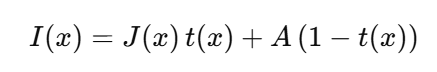
#> input picture images/RESIDE.png, 437 x 72 px
$ python -i syn_denoising.py   (imports and definitions only)
#> lines starting #> are read from the running program, lines starting #| are printed output that depends on the picture
import numpy as np
from PIL import Image
import cv2, io


def _srgb_to_linear(x):
    x = np.asarray(x, np.float32)
    a, thr = 0.055, 0.04045
    y = np.where(x <= thr, x/12.92, ((x + a)/(1 + a))**2.4)
    return np.clip(y, 0.0, 1.0)

def _linear_to_srgb(y):
    y = np.asarray(y, np.float32)
    a, thr = 0.055, 0.0031308
    x = np.where(y <= thr, y*12.92, (1 + a)*(y ** (1/2.4)) - a)
    return np.clip(x, 0.0, 1.0)

def _mosaic(rgb_lin, pattern="RGGB"):
    H, W, _ = rgb_lin.shape
    raw = np.zeros((H, W), np.float32)
    # 4 patterns
    if pattern == "RGGB":
        raw[0::2, 0::2] = rgb_lin[0::2, 0::2, 0]
        raw[0::2, 1::2] = rgb_lin[0::2, 1::2, 1]
        raw[1::2, 0::2] = rgb_lin[1::2, 0::2, 1]
        raw[1::2, 1::2] = rgb_lin[1::2, 1::2, 2]
    elif pattern == "BGGR":
        raw[0::2, 0::2] = rgb_lin[0::2, 0::2, 2]
        raw[0::2, 1::2] = rgb_lin[0::2, 1::2, 1]
        raw[1::2, 0::2] = rgb_lin[1::2, 0::2, 1]
        raw[1::2, 1::2] = rgb_lin[1::2, 1::2, 0]
    elif pattern == "GRBG":
        raw[0::2, 0::2] = rgb_lin[0::2, 0::2, 1]
        raw[0::2, 1::2] = rgb_lin[0::2, 1::2, 0]
        raw[1::2, 0::2] = rgb_lin[1::2, 0::2, 2]
        raw[1::2, 1::2] = rgb_lin[1::2, 1::2, 1]
    elif pattern == "GBRG":
        raw[0::2, 0::2] = rgb_lin[0::2, 0::2, 1]
        raw[0::2, 1::2] = rgb_lin[0::2, 1::2, 2]
        raw[1::2, 0::2] = rgb_lin[1::2, 0::2, 0]
        raw[1::2, 1::2] = rgb_lin[1::2, 1::2, 1]
    else:
        raise ValueError("Unknown Bayer pattern")
    return raw


_CV_CODES = {
    "RGGB": ["COLOR_BayerRG2BGR_EA", "COLOR_BayerRG2BGR_VNG", "COLOR_BayerRG2BGR"],
    "BGGR": ["COLOR_BayerBG2BGR_EA", "COLOR_BayerBG2BGR_VNG", "COLOR_BayerBG2BGR"],
    "GRBG": ["COLOR_BayerGR2BGR_EA", "COLOR_BayerGR2BGR_VNG", "COLOR_BayerGR2BGR"],
    "GBRG": ["COLOR_BayerGB2BGR_EA", "COLOR_BayerGB2BGR_VNG", "COLOR_BayerGB2BGR"],
}

def _demosaic_cv2(raw01, pattern):
    raw16 = np.clip(raw01 * 65535.0 + 0.5, 0, 65535).astype(np.uint16)
    code = None
    for name in _CV_CODES[pattern]:
        if hasattr(cv2, name):
            code = getattr(cv2, name)
            break
    if code is None:
        code = getattr(cv2, _CV_CODES[pattern][-1])
    bgr = cv2.cvtColor(raw16, code).astype(np.float32) / 65535.0
    rgb = bgr[..., ::-1]
    return np.clip(rgb, 0.0, 1.0)

def _fit_color_matrix(src_lin, dst_lin, sample_px=200000, eps=1e-6):
    H, W, _ = src_lin.shape
    N = H * W
    if N > sample_px:
        idx = np.random.default_rng().choice(N, sample_px, replace=False)
        X = src_lin.reshape(-1, 3)[idx]
        Y = dst_lin.reshape(-1, 3)[idx]
    else:
        X = src_lin.reshape(-1, 3)
        Y = dst_lin.reshape(-1, 3)

    M, _, _, _ = np.linalg.lstsq(X + eps, Y, rcond=None)  # (3x3)
    return M

def _apply_matrix(img_lin, M):
    H, W, _ = img_lin.shape
    out = img_lin.reshape(-1,3) @ M
    return np.clip(out.reshape(H,W,3), 0.0, 1.0)

def _choose_pattern_and_matrix(L_ref):
    patterns = ["RGGB", "BGGR", "GRBG", "GBRG"]
    best = None
    for p in patterns:
        raw = _mosaic(L_ref, p)
        rec = _demosaic_cv2(raw, p)
        M = _fit_color_matrix(rec, L_ref)
        rec_corr = _apply_matrix(rec, M)
        err = np.mean((rec_corr - L_ref)**2)
        if (best is None) or (err < best[2]):
            best = (p, M, err)
    return best  # (pattern, M, mse)

def synthesize_cbdnet_noise(input_path, output_path, seed=None, jpeg_prob=0.5):
#> called with input_path = '../images/RESIDE.png', output_path = 'out.png', jpeg_prob = 0.5
    rng = np.random.default_rng(None if seed is None else int(seed))

    img = Image.open(input_path).convert("RGB")
    srgb = np.asarray(img, np.float32) / 255.0
    L_ref = _srgb_to_linear(srgb)

    pattern, color_M, _ = _choose_pattern_and_matrix(L_ref)
#> the loop in _choose_pattern_and_matrix, `for p in patterns:` made 4 passes
#> pass 1, in _demosaic_cv2, `bgr = cv2.cvtColor(raw16, code).astype(np.float32) / 65535.0`:
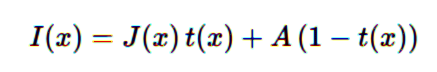
#> bgr: shape (72, 437, 3) float32; mean of channels 0, 1, 2 0.947, 0.948, 0.947; drawn as R, G, B
#> after the loop in _choose_pattern_and_matrix, `for p in patterns:`:
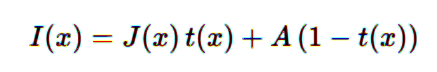
#> rec: shape (72, 437, 3) float32; mean R, G, B 0.948, 0.948, 0.946
#> pattern = 'GRBG'; color_M = [[0.0754, 0.0754, 0.0754], [0.858, 0.858, 0.858], [0.0671, 0.0671, 0.0671]]

    raw_clean = _mosaic(L_ref, pattern)
#> in _mosaic (call 5), `raw[0::2, 1::2] = rgb_lin[0::2, 1::2, 0]`:
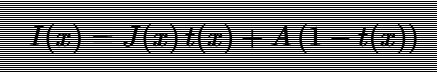
#> raw: shape (72, 437) float32; min 0, max 1, mean 0.474
#> in _mosaic (call 5), `raw[1::2, 0::2] = rgb_lin[1::2, 0::2, 2]`:
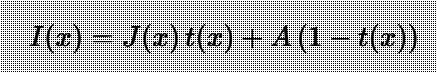
#> raw: shape (72, 437) float32; min 0, max 1, mean 0.711
    sigma_s = rng.uniform(0.0, 0.16)
    sigma_c = rng.uniform(0.0, 0.06)
    var_map = raw_clean * (sigma_s**2) + (sigma_c**2)
    noise = rng.normal(0.0, np.sqrt(var_map), size=raw_clean.shape).astype(np.float32)
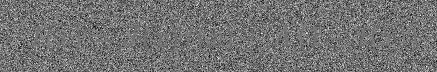
#> noise: shape (72, 437) float32; min -0.514, max 0.625, mean -0.000553; drawn with min black and max white
    raw_noisy = np.clip(raw_clean + noise, 0.0, 1.0)

    L_noisy = _demosaic_cv2(raw_noisy, pattern)
#> in _demosaic_cv2 (call 5), `bgr = cv2.cvtColor(raw16, code).astype(np.float32) / 65535.0`:
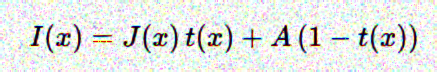
#> bgr: shape (72, 437, 3) float32; mean of channels 0, 1, 2 0.893, 0.903, 0.89; drawn as R, G, B
    L_noisy = _apply_matrix(L_noisy, color_M)

    y = _linear_to_srgb(L_noisy)
#> in _linear_to_srgb, `x = np.where(y <= thr, y*12.92, (1 + a)*(y ** (1/2.4)) - a)`:
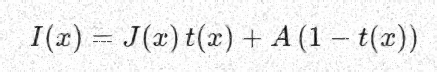
#> x: shape (72, 437, 3) float32; min 0, max 1, mean 0.943
    out = Image.fromarray((y*255.0 + 0.5).astype(np.uint8), "RGB")

    if rng.random() < jpeg_prob:
        Q = int(rng.integers(60, 101))
        buf = io.BytesIO()
        out.save(buf, format="JPEG", quality=Q, subsampling=0, optimize=True)
        buf.seek(0)
        out = Image.open(buf).convert("RGB")

    out.save(output_path)

>>> result = synthesize_cbdnet_noise('../images/RESIDE.png', 'out.png')

$ run again, on images/Reflection.png
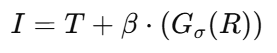
#> input picture images/Reflection.png, 277 x 53 px
#> the loop in _choose_pattern_and_matrix, `for p in patterns:` made 4 passes
#> err on passes 1 to 4: 0.0016, 0.0016, 0.00149, 0.00149
#> after the loop in _choose_pattern_and_matrix, `for p in patterns:`:
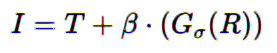
#> rec: shape (53, 277, 3) float32; mean R, G, B 0.927, 0.928, 0.927
#> pattern = 'GRBG'; color_M = [[0.0507, 0.0507, 0.0507], [0.895, 0.895, 0.895], [0.0556, 0.0556, 0.0556]]
#> in _linear_to_srgb, `x = np.where(y <= thr, y*12.92, (1 + a)*(y ** (1/2.4)) - a)`:
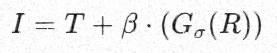
#> x: shape (53, 277, 3) float32; min 0.00219, max 1, mean 0.94

$ run again, on images/SynShadow.png
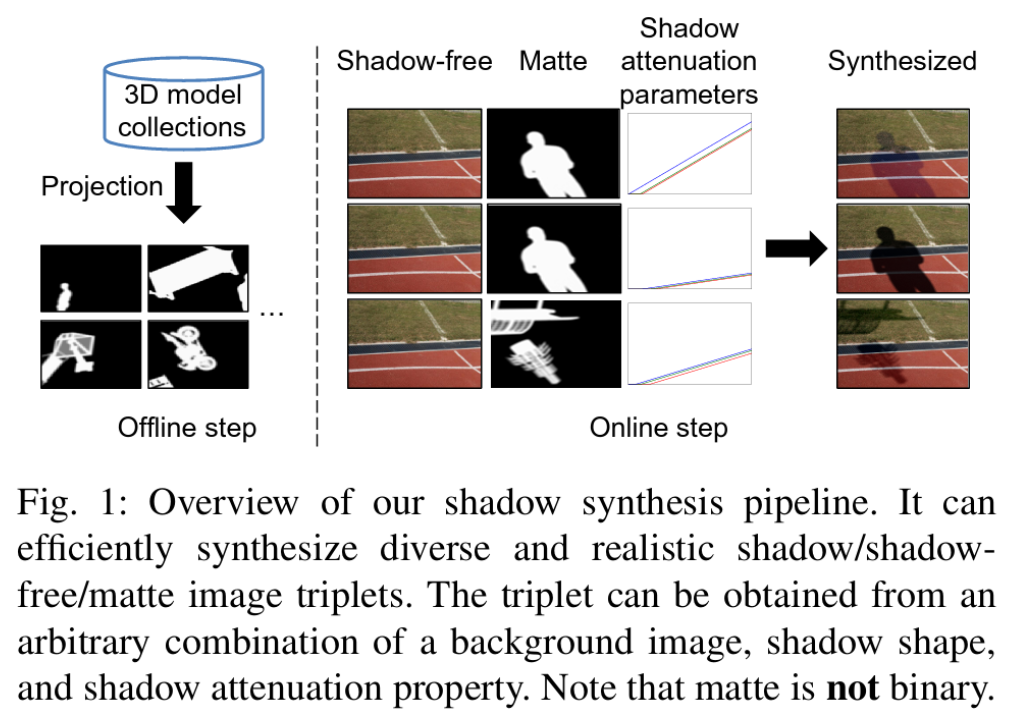
#> input picture images/SynShadow.png, 1031 x 722 px
#> the loop in _choose_pattern_and_matrix, `for p in patterns:` made 4 passes
#> err on passes 1 to 4: 0.00149, 0.00147, 0.00149, 0.00149
#> after the loop in _choose_pattern_and_matrix, `for p in patterns:`:
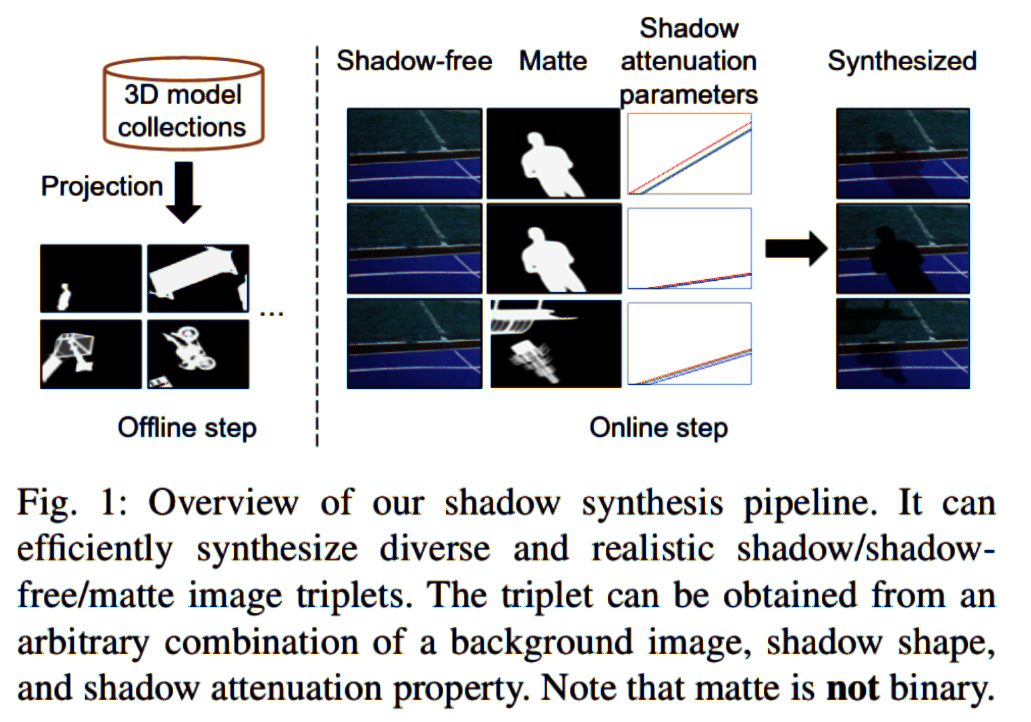
#> rec: shape (722, 1031, 3) float32; mean R, G, B 0.764, 0.768, 0.777
#> pattern = 'BGGR'; color_M = [[-0.0223, 0.0383, 0.161], [0.664, 0.924, 0.845], [0.363, 0.0385, -0.00519]]
#> in _linear_to_srgb, `x = np.where(y <= thr, y*12.92, (1 + a)*(y ** (1/2.4)) - a)`:
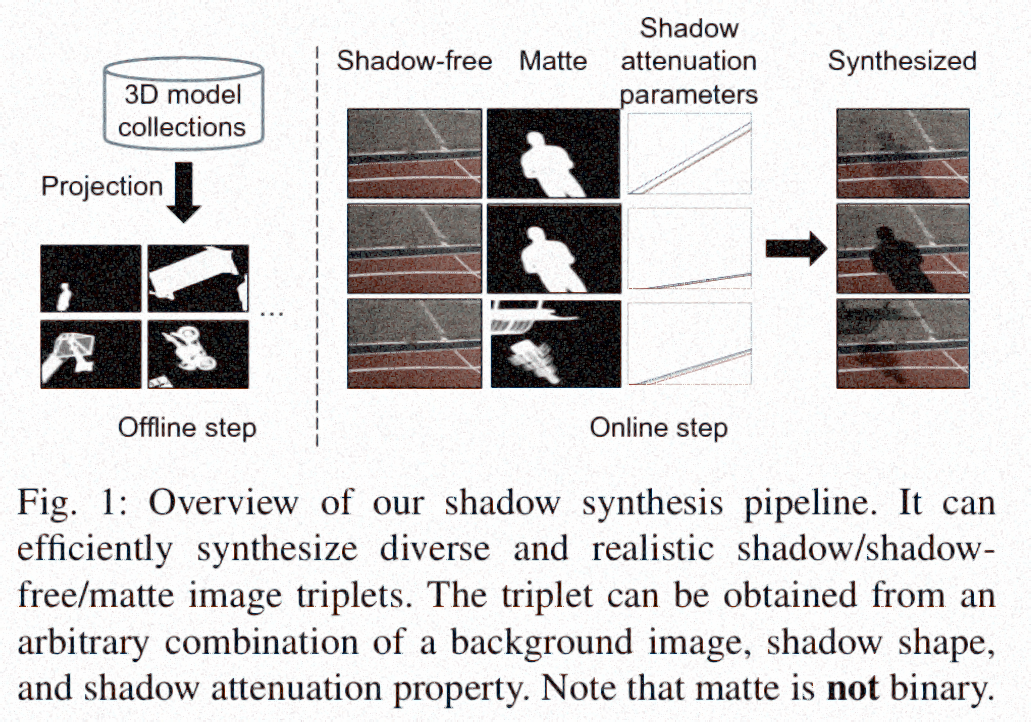
#> x: shape (722, 1031, 3) float32; mean of channels 0, 1, 2 0.818, 0.809, 0.809; drawn as R, G, B

$ run again, on images/cbdnet.png
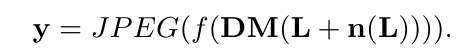
#> input picture images/cbdnet.png, 473 x 55 px
#> the loop in _choose_pattern_and_matrix, `for p in patterns:` made 4 passes
#> err on passes 1 to 4: 0.00204, 0.00204, 0.0022, 0.0022
#> pattern = 'RGGB'; color_M = [[0.0678, 0.0678, 0.0678], [0.872, 0.872, 0.872], [0.0618, 0.0618, 0.0618]]
#> in _linear_to_srgb, `x = np.where(y <= thr, y*12.92, (1 + a)*(y ** (1/2.4)) - a)`:
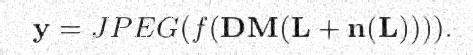
#> x: shape (55, 473, 3) float32; min 0, max 1, mean 0.922
